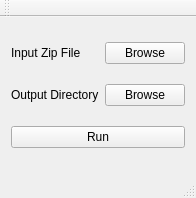
<?xml version="1.0" encoding="UTF-8"?>
<ui version="4.0">
 <class>MainWindow</class>
 <widget class="QMainWindow" name="MainWindow">
  <property name="geometry">
   <rect>
    <x>0</x>
    <y>0</y>
    <width>194</width>
    <height>198</height>
   </rect>
  </property>
  <property name="windowTitle">
   <string>MainWindow</string>
  </property>
  <widget class="QWidget" name="centralWidget">
   <layout class="QGridLayout" name="gridLayout">
    <item row="0" column="1">
     <widget class="QPushButton" name="inBtn">
      <property name="text">
       <string>Browse</string>
      </property>
     </widget>
    </item>
    <item row="0" column="0">
     <widget class="QLabel" name="label">
      <property name="text">
       <string>Input Zip File</string>
      </property>
     </widget>
    </item>
    <item row="1" column="0">
     <widget class="QLabel" name="label_2">
      <property name="text">
       <string>Output Directory</string>
      </property>
     </widget>
    </item>
    <item row="1" column="1">
     <widget class="QPushButton" name="outBtn">
      <property name="text">
       <string>Browse</string>
      </property>
     </widget>
    </item>
    <item row="4" column="0" colspan="2">
     <widget class="QPushButton" name="runBtn">
      <property name="text">
       <string>Run</string>
      </property>
     </widget>
    </item>
   </layout>
  </widget>
  <widget class="QMenuBar" name="menuBar">
   <property name="geometry">
    <rect>
     <x>0</x>
     <y>0</y>
     <width>194</width>
     <height>17</height>
    </rect>
   </property>
  </widget>
  <widget class="QToolBar" name="mainToolBar">
   <attribute name="toolBarArea">
    <enum>TopToolBarArea</enum>
   </attribute>
   <attribute name="toolBarBreak">
    <bool>false</bool>
   </attribute>
  </widget>
  <widget class="QStatusBar" name="statusBar"/>
 </widget>
 <layoutdefault spacing="6" margin="11"/>
 <resources/>
 <connections/>
</ui>
